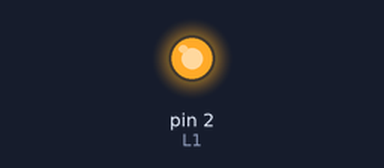
The sketch below on a simulated Arduino Uno, built with avr-gcc and run on an emulated ATmega328P. Parts: output pins drawn as LEDs (lit = HIGH).

Above: at 0.5 s.
At 5.0 s:
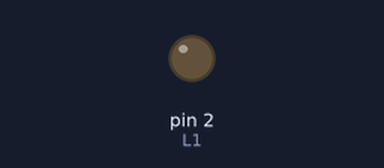
Timing chart, 0 to 6.9 s (numbered marks = the images above):
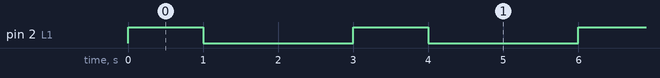

The sketch:

allumeruneled-SINO.ino
```cpp
const int L1 = 2; // broche 2 du micro-contrôleur se nomme maintenant : L1
void setup() //fonction d'initialisation de la carte
{
//contenu de l'initialisation
pinMode(L1, OUTPUT); //L1 est une broche de sortie
}
void loop() //fonction principale, elle se répète (s’exécute) à l'infini
{
//contenu du programme
digitalWrite(L1, HIGH); //allumer L1
delay(1000); // attendre 1 seconde
digitalWrite(L1, LOW); // Eteindre L1
delay(2000); // attendre 2 seconde
}
```

Measured:
- by itself, pin 2 (L1): alternates HIGH for 1.0 s and LOW for 2.0 s
